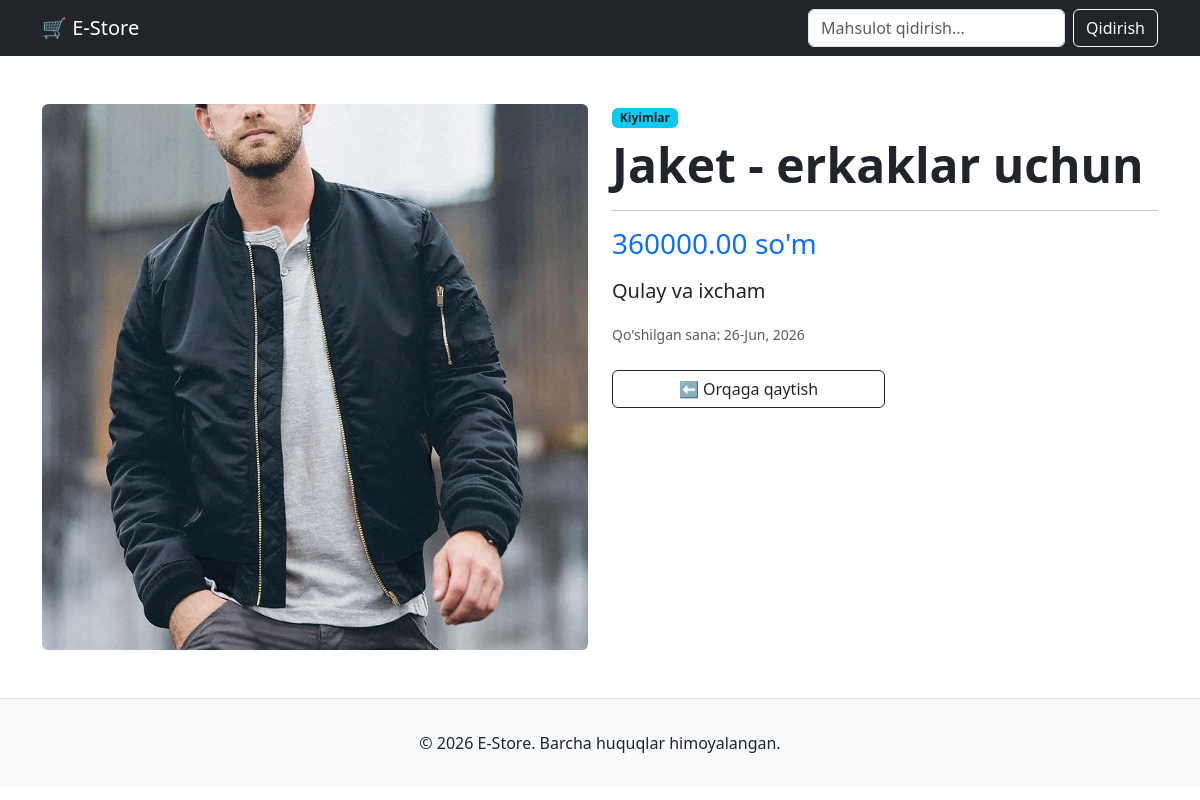
Screenshot of /product/4/ with the database file from the repository.
### products/models.py (models this page shows, shortened)
class Product(models.Model):
    category = models.ForeignKey(Category, on_delete=models.CASCADE, related_name='products')
    name = models.CharField(max_length=200)
    description = models.TextField()
    price = models.DecimalField(max_digits=10, decimal_places=2)
    image = models.ImageField(upload_to='products/', blank=True)
    created_at = models.DateTimeField(auto_now_add=True)

class Category(models.Model):
    name = models.CharField(max_length=100)
    slug = models.SlugField(max_length=100, unique=True)

### products/views.py (the view)
# urls.py: path('product/<int:pk>/', product_detail, name='product_detail'),
def product_detail(request, pk):
    product = get_object_or_404(Product.objects.select_related('category'), pk=pk)
    context = {
        'product': product
    }
    return render(request, 'detail.html', context)

### templates/detail.html
{% extends 'base.html' %}
{% block content %}
<div class="row mt-5">
    <div class="col-md-6">
        {% if product.image %}
            <img src="{{ product.image.url }}" class="img-fluid rounded" alt="{{ product.name }}">
        {% else %}
            <div class="bg-secondary text-white text-center py-5 rounded" style="min-height: 300px; display: flex; align-items: center; justify-content: center;">
                <h3>Rasm yuklanmagan</h3>
            </div>
        {% endif %}
    </div>
    <div class="col-md-6">
        <span class="badge bg-info text-dark mb-2">{{ product.category.name }}</span>
        <h1 class="display-5 fw-bold">{{ product.name }}</h1>
        <hr>
        <h3 class="text-primary my-3">{{ product.price }} so'm</h3>
        <p class="lead">{{ product.description }}</p>
        <p class="text-muted"><small>Qo'shilgan sana: {{ product.created_at|date:"d-M, Y" }}</small></p>
        <div class="d-grid gap-2 col-6 mt-4">
            <a href="{% url 'home' %}" class="btn btn-outline-dark">⬅️ Orqaga qaytish</a>
        </div>
    </div>
</div>
{% endblock %}

### rows the page displays
Product: image (picture), category.name "Kiyimlar", name "Jaket - erkaklar uchun", price "360000.00", description "Qulay va ixcham", created_at "26-Jun, 2026"
